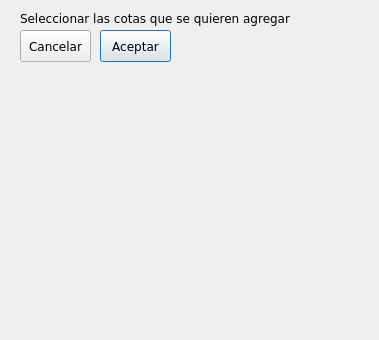
<?xml version="1.0" encoding="UTF-8"?>
<ui version="4.0">
 <class>Dialog</class>
 <widget class="QDialog" name="Dialog">
  <property name="geometry">
   <rect>
    <x>0</x>
    <y>0</y>
    <width>379</width>
    <height>340</height>
   </rect>
  </property>
  <property name="font">
   <font>
    <family>Verdana</family>
    <italic>false</italic>
    <bold>false</bold>
   </font>
  </property>
  <property name="windowTitle">
   <string>Dialog</string>
  </property>
  <widget class="QWidget" name="verticalLayoutWidget_5">
   <property name="geometry">
    <rect>
     <x>20</x>
     <y>70</y>
     <width>171</width>
     <height>41</height>
    </rect>
   </property>
   <layout class="QVBoxLayout" name="layout_cotas">
    <property name="topMargin">
     <number>0</number>
    </property>
   </layout>
  </widget>
  <widget class="QPushButton" name="btn_aceptar">
   <property name="geometry">
    <rect>
     <x>100</x>
     <y>30</y>
     <width>71</width>
     <height>32</height>
    </rect>
   </property>
   <property name="text">
    <string>Aceptar</string>
   </property>
   <property name="autoDefault">
    <bool>false</bool>
   </property>
   <property name="default">
    <bool>true</bool>
   </property>
  </widget>
  <widget class="QLabel" name="label_titulo">
   <property name="geometry">
    <rect>
     <x>20</x>
     <y>10</y>
     <width>301</width>
     <height>16</height>
    </rect>
   </property>
   <property name="text">
    <string>Seleccionar las cotas que se quieren agregar</string>
   </property>
  </widget>
  <widget class="QPushButton" name="btn_cancelar">
   <property name="geometry">
    <rect>
     <x>20</x>
     <y>30</y>
     <width>71</width>
     <height>32</height>
    </rect>
   </property>
   <property name="text">
    <string>Cancelar</string>
   </property>
  </widget>
 </widget>
 <resources/>
 <connections/>
</ui>
